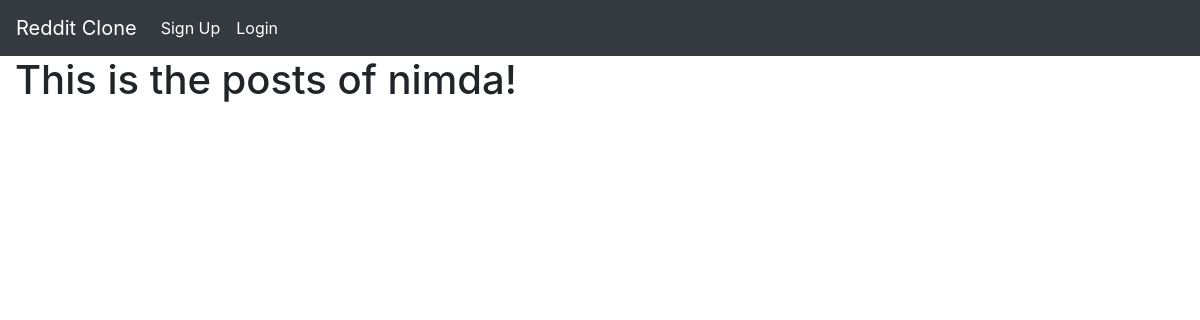
The app's page /post/user/1, older data.
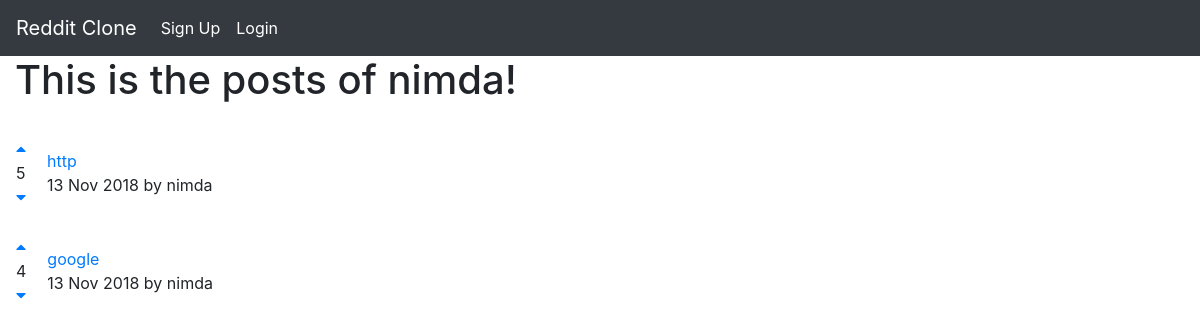
The same page, newer data.
### post/models.py (models this page shows)
class Post(models.Model):
    title = models.CharField(max_length=200)
    url = models.TextField()
    pub_date = models.DateTimeField()
    author = models.ForeignKey(User)
    votes_total = models.IntegerField(default = 0)
    def pub_date_pretty(self):
        return self.pub_date.strftime('%e %b %Y')

### post/views.py (the view)
# urls.py: url(r'^user/(?P<fk>[0-9]+)', views.userpost, name='userpost'),
def userpost(request, fk):
    post=Post.objects.filter(author__id=fk).order_by('-votes_total')
    author = User.objects.get(pk=fk)
    return render(request, 'post/userpost.html', {'post':post, 'author':author})

### post/templates/post/userpost.html (shortened to what this page needs)
{% extends 'base.html' %}
{% block content %}
<h1>This is the posts of {{author.username}}!</h1>
{% for post in post.all %}
<table>
  <tr>
    <td style="padding-right: 20px;"><a href="#" onClick="document.getElementById('upvote{{ post.id }}').submit()"><i class="fas fa-caret-up"></i></a></br>{{post.votes_total}}</br>
      <a href="#" onClick="document.getElementById('downvote{{ post.id }}').submit()"><i class="fas fa-caret-down"></i></a></td>
    <td><a href="{{ post.url }}">{{post.title}}</a></br>{{post.pub_date_pretty}} by {{post.author.username}}</td>
  </tr>
</table>
{% endfor %}
{% endblock %}

Row changes from the older to the newer data that the page shows:
added Post: votes_total "5", title "http", pub_date_pretty "13 Nov 2018", author.username "nimda"
added Post: votes_total "4", title "google", pub_date_pretty "13 Nov 2018", author.username "nimda"
